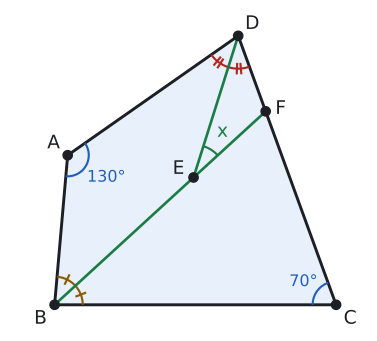

The Python source for this figure:
import sys; sys.path.insert(0, "tools")
from cizim import *

# Alıştırma 5. ABCD: A=130, B=85, C=70, D=75. [BF], B'nin; [DE], D'nin açıortayı; B, E, F doğrusal. m(DEF) = (130-70)/2 = 30.
def u(d): return np.array([np.cos(np.radians(d)), np.sin(np.radians(d))])
def dortgen(a, b, c, d, L, p):
    B = np.array([0.0, 0.0]); C = np.array([L, 0.0]); A = p * u(b)
    u1, u2 = u(180 - c), u(360 - c - d)
    s, t = np.linalg.solve(np.column_stack([u1, u2]), A - C)
    return A, B, C, C + s * u1
def olc(P, Q, R):
    v, w = Q - P, R - P
    return np.degrees(np.arccos(v @ w / np.linalg.norm(v) / np.linalg.norm(w)))
def kesis(P, d1, Q, d2):
    s, t = np.linalg.solve(np.column_stack([d1, -d2]), Q - P); return P + s * d1
def centik(kose, p1, p2, r, n, renk):
    a1 = np.arctan2(*(p1 - kose)[::-1]); a2 = np.arctan2(*(p2 - kose)[::-1])
    if (a2 - a1) % (2 * np.pi) > np.pi: a1, a2 = a2, a1
    orta = a1 + ((a2 - a1) % (2 * np.pi)) / 2
    for k in range(n):
        t = orta + (k - (n - 1) / 2) * 0.12
        ax.plot([kose[0] + (r - 0.1) * np.cos(t), kose[0] + (r + 0.1) * np.cos(t)],
                [kose[1] + (r - 0.1) * np.sin(t), kose[1] + (r + 0.1) * np.sin(t)], color=renk, lw=1.6)

A, B, C, D = dortgen(130, 85, 70, 75, 6.0, 3.2)
yDA = (A - D) / np.linalg.norm(A - D); yDC = (C - D) / np.linalg.norm(C - D)
E = kesis(B, u(42.5), D, yDA + yDC)
F = kesis(B, u(42.5), C, D - C)
print("iç açılar:", [round(olc(*k), 2) for k in ((A, D, B), (B, A, C), (C, B, D), (D, C, A))],
      "DEF:", round(olc(E, D, F), 2), "F CD üzerinde mi:", 0 <= (F - C) @ (D - C) / ((D - C) @ (D - C)) <= 1,
      "E BF arasında mı:", 0 < (E - B) @ (F - B) / ((F - B) @ (F - B)) < 1)

fig, ax = sekil(5.6, 4.4)
ax.set_aspect("equal"); ax.axis("off")
ax.add_patch(patches.Polygon([A, B, C, D], closed=True, facecolor=MAVI_ACIK, edgecolor=YAZI, lw=2.2))
ax.plot(*zip(B, F), color=YESIL, lw=2); ax.plot(*zip(D, E), color=YESIL, lw=2)
for k, v, d in (("A", A, (-0.3, 0.25)), ("B", B, (-0.3, -0.3)), ("C", C, (0.3, -0.3)), ("D", D, (0.3, 0.25)),
                ("E", E, (-0.32, 0.18)), ("F", F, (0.32, 0.05))):
    nokta(ax, *v, ""); ax.text(v[0] + d[0], v[1] + d[1], k, ha="center", va="center", fontsize=14)
aci(ax, A, B, D, r=0.45, renk=MAVI)
ya = (B - A) / np.linalg.norm(B - A) + (D - A) / np.linalg.norm(D - A); ax.text(*(A + 0.95 * ya / np.linalg.norm(ya)), "130°", color=MAVI, fontsize=12, ha="center", va="center")
aci(ax, C, D, B, r=0.5, ad="70°", renk=MAVI)
aci(ax, B, A, F, r=0.6, renk=SARI); aci(ax, B, F, C, r=0.6, renk=SARI)
centik(B, A, F, 0.6, 1, SARI); centik(B, F, C, 0.6, 1, SARI)
aci(ax, D, A, E, r=0.7, renk=KIRMIZI); aci(ax, D, E, C, r=0.7, renk=KIRMIZI)
centik(D, A, E, 0.7, 2, KIRMIZI); centik(D, E, C, 0.7, 2, KIRMIZI)
aci(ax, E, D, F, r=0.7, renk=YESIL)
m = np.radians((np.degrees(np.arctan2(*(D - E)[::-1])) + np.degrees(np.arctan2(*(F - E)[::-1]))) / 2)
ax.text(E[0] + 1.15 * np.cos(m), E[1] + 1.15 * np.sin(m), "x", color=YESIL, fontsize=14, ha="center", va="center")
ax.set_xlim(-1.0, C[0] + 0.7); ax.set_ylim(-0.6, max(A[1], D[1]) + 0.6)
kaydet(fig, __file__)
